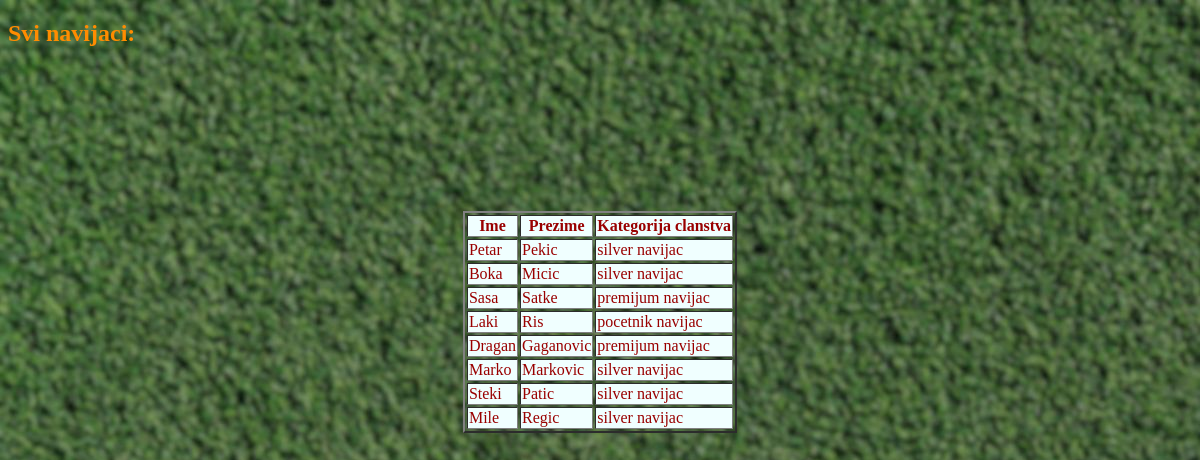
Page /svinavijaci.php on the committed database.
### tables this page shows
CREATE TABLE `navijac` (
  `navijacID` int(11) NOT NULL,
  `ime` varchar(30) NOT NULL,
  `prezime` varchar(30) NOT NULL,
  `kategorijaClanstvaID` int(11) NOT NULL
);

CREATE TABLE `kategorijaClanstva` (
  `kategorijaClanstvaID` int(11) NOT NULL,
  `nazivKategorije` varchar(30) NOT NULL
);

### svinavijaci.php (the view, shortened to what this page needs)
<!DOCTYPE html>
<html lang="en">
<head>
</head>
<body>
</body>
</html>
<?php
  include "konekcija.php";
  echo "<h2>Svi navijaci: </h2>";
  $sqlUpit = "SELECT * FROM navijac c JOIN kategorijaClanstva k USING(kategorijaClanstvaID)";
  $rez = mysqli_query($link, $sqlUpit);
  echo "<table border=2>";
     echo "<tr>";
        echo "<th>"; echo "Ime";  echo "</th>";
        echo "<th>"; echo "Prezime";  echo "</th>";
        echo "<th>"; echo "Kategorija clanstva";  echo "</th>";
     echo "</tr>";
  while($navij = mysqli_fetch_array($rez))
  {
      echo "<tr>";
        echo "<td>"; echo $navij['ime'];  echo "</td>";
        echo "<td>"; echo $navij['prezime'];  echo "</td>";
        echo "<td>"; echo $navij['nazivKategorije'];  echo "</td>";
        echo '<br>';
     echo "</tr>";
  }
  echo "</table>";
?>

### svinavijaci.php (style rules this page uses)
body { padding: 0; font-weight: 10px; background: url("slika.jpeg"); color: #990000; }
th { background-color: azure; }
td { background-color: azure; }
h2 { color: darkorange; }
table { margin-left: auto; margin-right: auto; }

### rows in the picture
navijac: ime "Petar", prezime "Pekic", kategorijaClanstvaID.nazivKategorije "silver navijac"
navijac: ime "Boka", prezime "Micic", kategorijaClanstvaID.nazivKategorije "silver navijac"
navijac: ime "Sasa", prezime "Satke", kategorijaClanstvaID.nazivKategorije "premijum navijac"
navijac: ime "Laki", prezime "Ris", kategorijaClanstvaID.nazivKategorije "pocetnik navijac"
navijac: ime "Dragan", prezime "Gaganovic", kategorijaClanstvaID.nazivKategorije "premijum navijac"
navijac: ime "Marko", prezime "Markovic", kategorijaClanstvaID.nazivKategorije "silver navijac"
navijac: ime "Steki", prezime "Patic", kategorijaClanstvaID.nazivKategorije "silver navijac"
navijac: ime "Mile", prezime "Regic", kategorijaClanstvaID.nazivKategorije "silver navijac"
